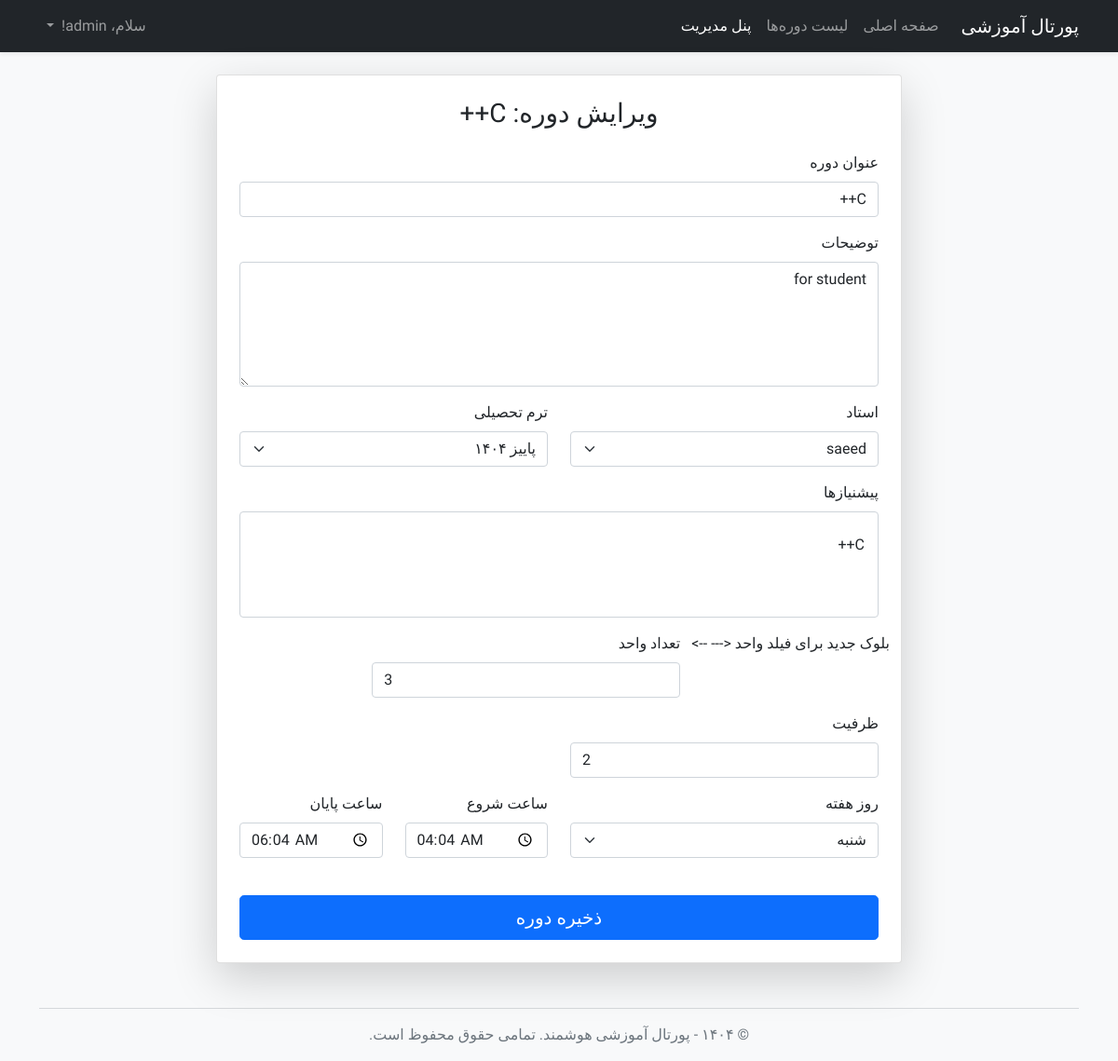
The page /course/1/edit (signed in) on the database as committed earlier.
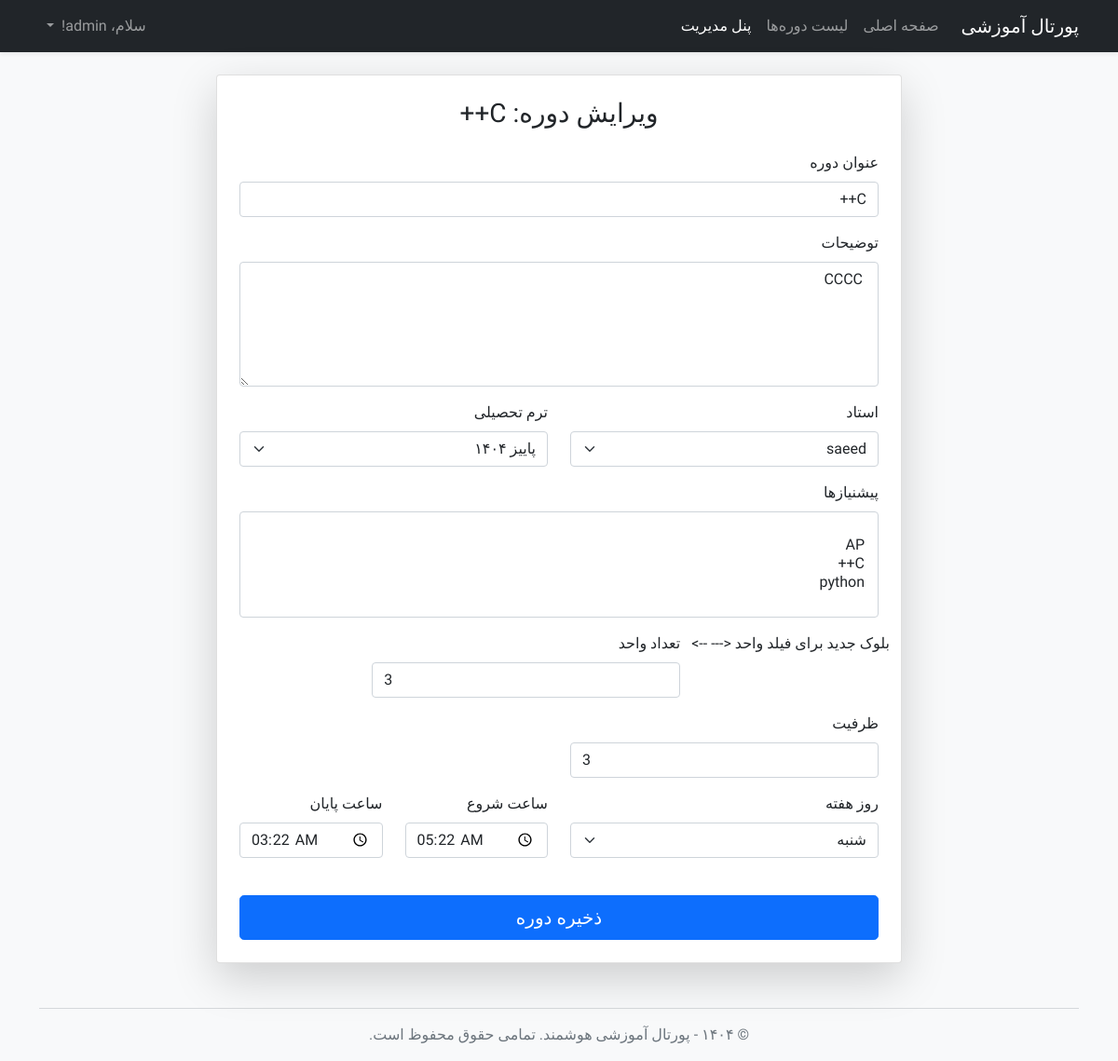
The same page on the database as committed later.
### app/models.py (models this page shows, shortened)
class Course(db.Model):
    id = db.Column(db.Integer, primary_key=True)
    title = db.Column(db.String(140), nullable=False)
    description = db.Column(db.Text)
    credits = db.Column(db.Integer, nullable=False, default=3)
    day_of_week = db.Column(db.String(20), nullable=False)
    start_time = db.Column(db.Time, nullable=False)
    end_time = db.Column(db.Time, nullable=False)
    capacity = db.Column(db.Integer, default=20)
    instructor_id = db.Column(db.Integer, db.ForeignKey('user.id'))
    term_id = db.Column(db.Integer, db.ForeignKey('term.id'), nullable=False)
    enrollments = db.relationship('Enrollment', backref='course', lazy='dynamic', foreign_keys='Enrollment.course_id')
    prereqs = db.relationship(
        'Course', secondary=prerequisites,
        primaryjoin=(prerequisites.c.course_id == id),
        secondaryjoin=(prerequisites.c.prerequisite_id == id),
        backref=db.backref('is_prereq_for', lazy='dynamic'),
        lazy='dynamic'
    )

### app/routes.py (the view)
@app.route('/course/<int:course_id>/edit', methods=['GET', 'POST'])
@login_required
def edit_course(course_id):
    course = Course.query.get_or_404(course_id)
    if current_user.role != 'admin':
        abort(403)
    form = CourseForm(obj=course)
    if form.validate_on_submit():
        form.populate_obj(course)
        course.prereqs = form.prereqs.data
        db.session.commit()
        flash('دوره با موفقیت به‌روزرسانی شد!', 'success')
        return redirect(url_for('manage_courses'))
    elif request.method == 'GET':
        form.prereqs.data = course.prereqs.all()
    return render_template('course_form.html', title='ویرایش دوره', form=form, legend=f'ویرایش دوره: {course.title}')

### app/forms.py
class CourseForm(FlaskForm):
    title = StringField('عنوان دوره', validators=[DataRequired()])
    description = TextAreaField('توضیحات', validators=[DataRequired()])
    instructor = QuerySelectField('استاد', query_factory=instructor_query, get_label='username', allow_blank=False)
    term = QuerySelectField('ترم تحصیلی', query_factory=term_query, get_label='name', allow_blank=False)
    prereqs = QuerySelectMultipleField(
        'پیشنیازها (برای انتخاب چند مورد، کلید Ctrl را نگه دارید)',
        query_factory=course_query,
        get_label='title',
        allow_blank=True
    )
    credits = IntegerField('تعداد واحد', validators=[DataRequired(), NumberRange(min=1, max=4)])
    day_of_week = SelectField('روز هفته', choices=[
        ('Saturday', 'شنبه'), ('Sunday', 'یکشنبه'), ('Monday', 'دوشنبه'),
        ('Tuesday', 'سه‌شنبه'), ('Wednesday', 'چهارشنبه'), ('Thursday', 'پنج‌شنبه')
    ], validators=[DataRequired()])
    start_time = TimeField('ساعت شروع', validators=[DataRequired()])
    end_time = TimeField('ساعت پایان', validators=[DataRequired()])
    capacity = IntegerField('ظرفیت', validators=[DataRequired()])
    submit = SubmitField('ذخیره دوره')

### app/templates/course_form.html (shortened to what this page needs)
{% extends "base.html" %}
{% block content %}
<div class="row justify-content-center">
    <div class="col-md-8">
        <div class="card shadow-lg">
            <div class="card-body p-4">
                <h3 class="card-title text-center mb-4">{{ legend }}</h3>
                <form method="POST" action="" novalidate>
                    <fieldset class="form-group">
                        <div class="mb-3">
                            <label for="title" class="form-label">عنوان دوره</label>
                            {{ form.title(class="form-control", id="title") }}
                        </div>
                        <div class="mb-3">
                            <label for="description" class="form-label">توضیحات</label>
                            {{ form.description(class="form-control", rows=5, id="description") }}
                        </div>
                        <div class="row">
                            <div class="col-md-6 mb-3">
                                <label for="instructor" class="form-label">استاد</label>
                                {{ form.instructor(class="form-select", id="instructor") }}
                            </div>
                            <div class="col-md-6 mb-3">
                                <label for="term" class="form-label">ترم تحصیلی</label>
                                {{ form.term(class="form-select", id="term") }}
                            </div>
                        </div>
                        <div class="mb-3">
                            <label for="prereqs" class="form-label">پیشنیازها</label>
                            {{ form.prereqs(class="form-select", id="prereqs", size=5) }}
                        </div>
                        <div class="row">
                             بلوک جدید برای فیلد واحد <--- -->
                            <div class="col-md-6 mb-3">
                                <label for="credits" class="form-label">تعداد واحد</label>
                                {{ form.credits(class="form-control", id="credits") }}
                            </div>
                            <div class="col-md-6 mb-3">
                                <label for="capacity" class="form-label">ظرفیت</label>
                                {{ form.capacity(class="form-control", id="capacity") }}
                            </div>
                        </div>
                        <div class="row">
                            <div class="col-md-6 mb-3">
                                <label for="day_of_week" class="form-label">روز هفته</label>
                                {{ form.day_of_week(class="form-select", id="day_of_week") }}
                            </div>
                            <div class="col-md-3 mb-3">
                                <label for="start_time" class="form-label">ساعت شروع</label>
                                {{ form.start_time(class="form-control", id="start_time") }}
                            </div>
                            <div class="col-md-3 mb-3">
                                <label for="end_time" class="form-label">ساعت پایان</label>
                                {{ form.end_time(class="form-control", id="end_time") }}
                            </div>
                        </div>
                    </fieldset>
                    <div class="d-grid mt-4">
                        {{ form.submit(class="btn btn-primary btn-lg", value="ذخیره دوره") }}
                    </div>
                </form>
            </div>
        </div>
    </div>
</div>
{% endblock %}

Rows that differ between the two databases and show on the page:
changed Course "saeed": description "for student" → "CCCC"; capacity "2" → "3"; start_time "04:04" → "05:22"; end_time "06:04" → "03:22"
Other text that changed with them:
form field prereqs: "/ C++" → "/ AP / C++ / python"
